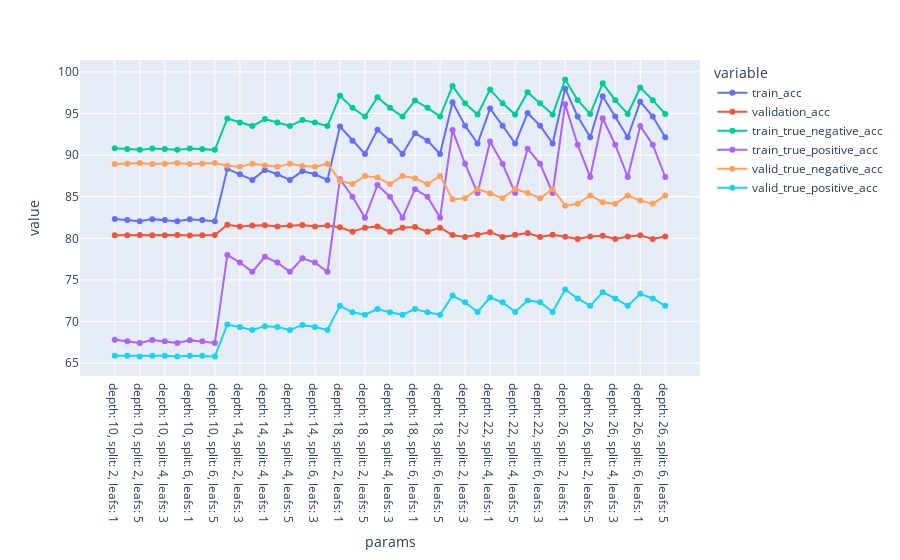

Here is the notebook cell this chart was saved with:
### Code cell
%%time

random_state = 7412395
n_components = 21
prcomp = PCA(n_components=n_components, random_state=random_state).fit(x_train)

pc_train_pre = prcomp.transform(x_train)
pc_validation_pre = prcomp.transform(x_validation)
pc_test_pre  = prcomp.transform(x_test)

n=n_components

columns = ['cp'+str(x+1) for x in list(range(n))]

pc_train = pd.DataFrame(pc_train_pre[:,:n], columns = columns)
pc_validation = pd.DataFrame(pc_validation_pre[:,:n], columns = columns)
pc_test  = pd.DataFrame(pc_test_pre[:,:n], columns = columns)

params = {'max_depth': [10,14,18,22,26],
         'min_samples_split': [2,4,6],
         'min_samples_leaf': [1,3,5]}

calculate_tree_stats_pre_pruning(params, pc_train, y_train, pc_validation, y_validation);

### Figure 1 — Plotly figure (JSON) as saved in the notebook; plotly's stock layout.template omitted (floating-point values rounded to 4 significant figures)
{"data": [{"hovertemplate": "variable=train_acc<br>params=%{x}<br>value=%{y}<extra></extra>", "legendgroup": "train_acc", "line": {"color": "#636efa", "dash": "solid"}, "marker": {"symbol": "circle"}, "mode": "lines+markers", "name": "train_acc", "orientation": "v", "showlegend": true, "type": "scatter", "x": ["depth: 10, split: 2, leafs: 1", "depth: 10, split: 2, leafs: 3", "depth: 10, split: 2, leafs: 5", "depth: 10, split: 4, leafs: 1", "depth: 10, split: 4, leafs: 3", "depth: 10, split: 4, leafs: 5", "depth: 10, split: 6, leafs: 1", "depth: 10, split: 6, leafs: 3", "depth: 10, split: 6, leafs: 5", "depth: 14, split: 2, leafs: 1", "depth: 14, split: 2, leafs: 3", "depth: 14, split: 2, leafs: 5", "depth: 14, split: 4, leafs: 1", "depth: 14, split: 4, leafs: 3", "depth: 14, split: 4, leafs: 5", "depth: 14, split: 6, leafs: 1", "depth: 14, split: 6, leafs: 3", "depth: 14, split: 6, leafs: 5", "depth: 18, split: 2, leafs: 1", "depth: 18, split: 2, leafs: 3", "depth: 18, split: 2, leafs: 5", "depth: 18, split: 4, leafs: 1", "depth: 18, split: 4, leafs: 3", "depth: 18, split: 4, leafs: 5", "depth: 18, split: 6, leafs: 1", "depth: 18, split: 6, leafs: 3", "depth: 18, split: 6, leafs: 5", "depth: 22, split: 2, leafs: 1", "depth: 22, split: 2, leafs: 3", "depth: 22, split: 2, leafs: 5", "depth: 22, split: 4, leafs: 1", "depth: 22, split: 4, leafs: 3", "depth: 22, split: 4, leafs: 5", "depth: 22, split: 6, leafs: 1", "depth: 22, split: 6, leafs: 3", "depth: 22, split: 6, leafs: 5", "depth: 26, split: 2, leafs: 1", "depth: 26, split: 2, leafs: 3", "depth: 26, split: 2, leafs: 5", "depth: 26, split: 4, leafs: 1", "depth: 26, split: 4, leafs: 3", "depth: 26, split: 4, leafs: 5", "depth: 26, split: 6, leafs: 1", "depth: 26, split: 6, leafs: 3", "depth: 26, split: 6, leafs: 5"], "xaxis": "x", "y": [82.33, 82.21, 82.07, 82.31, 82.21, 82.07, 82.29, 82.21, 82.07, 88.35, 87.7, 87.03, 88.23, 87.7, 87.03, 88.09, 87.7, 87.03, 93.44, 91.74, 90.14, 93.05, 91.74, 90.14, 92.64, 91.74, 90.14, 96.35, 93.54, 91.4, 95.59, 93.54, 91.4, 95.06, 93.54, 91.4, 97.98, 94.63, 92.15, 97.08, 94.63, 92.15, 96.42, 94.63, 92.15], "yaxis": "y"}, {"hovertemplate": "variable=validation_acc<br>params=%{x}<br>value=%{y}<extra></extra>", "legendgroup": "validation_acc", "line": {"color": "#EF553B", "dash": "solid"}, "marker": {"symbol": "circle"}, "mode": "lines+markers", "name": "validation_acc", "orientation": "v", "showlegend": true, "type": "scatter", "x": ["depth: 10, split: 2, leafs: 1", "depth: 10, split: 2, leafs: 3", "depth: 10, split: 2, leafs: 5", "depth: 10, split: 4, leafs: 1", "depth: 10, split: 4, leafs: 3", "depth: 10, split: 4, leafs: 5", "depth: 10, split: 6, leafs: 1", "depth: 10, split: 6, leafs: 3", "depth: 10, split: 6, leafs: 5", "depth: 14, split: 2, leafs: 1", "depth: 14, split: 2, leafs: 3", "depth: 14, split: 2, leafs: 5", "depth: 14, split: 4, leafs: 1", "depth: 14, split: 4, leafs: 3", "depth: 14, split: 4, leafs: 5", "depth: 14, split: 6, leafs: 1", "depth: 14, split: 6, leafs: 3", "depth: 14, split: 6, leafs: 5", "depth: 18, split: 2, leafs: 1", "depth: 18, split: 2, leafs: 3", "depth: 18, split: 2, leafs: 5", "depth: 18, split: 4, leafs: 1", "depth: 18, split: 4, leafs: 3", "depth: 18, split: 4, leafs: 5", "depth: 18, split: 6, leafs: 1", "depth: 18, split: 6, leafs: 3", "depth: 18, split: 6, leafs: 5", "depth: 22, split: 2, leafs: 1", "depth: 22, split: 2, leafs: 3", "depth: 22, split: 2, leafs: 5", "depth: 22, split: 4, leafs: 1", "depth: 22, split: 4, leafs: 3", "depth: 22, split: 4, leafs: 5", "depth: 22, split: 6, leafs: 1", "depth: 22, split: 6, leafs: 3", "depth: 22, split: 6, leafs: 5", "depth: 26, split: 2, leafs: 1", "depth: 26, split: 2, leafs: 3", "depth: 26, split: 2, leafs: 5", "depth: 26, split: 4, leafs: 1", "depth: 26, split: 4, leafs: 3", "depth: 26, split: 4, leafs: 5", "depth: 26, split: 6, leafs: 1", "depth: 26, split: 6, leafs: 3", "depth: 26, split: 6, leafs: 5"], "xaxis": "x", "y": [80.36, 80.37, 80.41, 80.36, 80.37, 80.41, 80.35, 80.37, 80.41, 81.63, 81.42, 81.54, 81.57, 81.42, 81.54, 81.59, 81.42, 81.54, 81.33, 80.78, 81.28, 81.44, 80.78, 81.28, 81.36, 80.78, 81.28, 80.39, 80.17, 80.43, 80.74, 80.17, 80.43, 80.64, 80.17, 80.43, 80.18, 79.91, 80.22, 80.31, 79.91, 80.22, 80.37, 79.91, 80.22], "yaxis": "y"}, {"hovertemplate": "variable=train_true_negative_acc<br>params=%{x}<br>value=%{y}<extra></extra>", "legendgroup": "train_true_negative_acc", "line": {"color": "#00cc96", "dash": "solid"}, "marker": {"symbol": "circle"}, "mode": "lines+markers", "name": "train_true_negative_acc", "orientation": "v", "showlegend": true, "type": "scatter", "x": ["depth: 10, split: 2, leafs: 1", "depth: 10, split: 2, leafs: 3", "depth: 10, split: 2, leafs: 5", "depth: 10, split: 4, leafs: 1", "depth: 10, split: 4, leafs: 3", "depth: 10, split: 4, leafs: 5", "depth: 10, split: 6, leafs: 1", "depth: 10, split: 6, leafs: 3", "depth: 10, split: 6, leafs: 5", "depth: 14, split: 2, leafs: 1", "depth: 14, split: 2, leafs: 3", "depth: 14, split: 2, leafs: 5", "depth: 14, split: 4, leafs: 1", "depth: 14, split: 4, leafs: 3", "depth: 14, split: 4, leafs: 5", "depth: 14, split: 6, leafs: 1", "depth: 14, split: 6, leafs: 3", "depth: 14, split: 6, leafs: 5", "depth: 18, split: 2, leafs: 1", "depth: 18, split: 2, leafs: 3", "depth: 18, split: 2, leafs: 5", "depth: 18, split: 4, leafs: 1", "depth: 18, split: 4, leafs: 3", "depth: 18, split: 4, leafs: 5", "depth: 18, split: 6, leafs: 1", "depth: 18, split: 6, leafs: 3", "depth: 18, split: 6, leafs: 5", "depth: 22, split: 2, leafs: 1", "depth: 22, split: 2, leafs: 3", "depth: 22, split: 2, leafs: 5", "depth: 22, split: 4, leafs: 1", "depth: 22, split: 4, leafs: 3", "depth: 22, split: 4, leafs: 5", "depth: 22, split: 6, leafs: 1", "depth: 22, split: 6, leafs: 3", "depth: 22, split: 6, leafs: 5", "depth: 26, split: 2, leafs: 1", "depth: 26, split: 2, leafs: 3", "depth: 26, split: 2, leafs: 5", "depth: 26, split: 4, leafs: 1", "depth: 26, split: 4, leafs: 3", "depth: 26, split: 4, leafs: 5", "depth: 26, split: 6, leafs: 1", "depth: 26, split: 6, leafs: 3", "depth: 26, split: 6, leafs: 5"], "xaxis": "x", "y": [90.82, 90.75, 90.63, 90.81, 90.75, 90.63, 90.8, 90.75, 90.63, 94.41, 93.91, 93.5, 94.34, 93.91, 93.5, 94.22, 93.91, 93.5, 97.14, 95.68, 94.63, 96.95, 95.68, 94.63, 96.57, 95.68, 94.63, 98.31, 96.22, 94.88, 97.9, 96.22, 94.88, 97.56, 96.22, 94.88, 99.08, 96.61, 94.94, 98.63, 96.61, 94.94, 98.12, 96.61, 94.94], "yaxis": "y"}, {"hovertemplate": "variable=train_true_positive_acc<br>params=%{x}<br>value=%{y}<extra></extra>", "legendgroup": "train_true_positive_acc", "line": {"color": "#ab63fa", "dash": "solid"}, "marker": {"symbol": "circle"}, "mode": "lines+markers", "name": "train_true_positive_acc", "orientation": "v", "showlegend": true, "type": "scatter", "x": ["depth: 10, split: 2, leafs: 1", "depth: 10, split: 2, leafs: 3", "depth: 10, split: 2, leafs: 5", "depth: 10, split: 4, leafs: 1", "depth: 10, split: 4, leafs: 3", "depth: 10, split: 4, leafs: 5", "depth: 10, split: 6, leafs: 1", "depth: 10, split: 6, leafs: 3", "depth: 10, split: 6, leafs: 5", "depth: 14, split: 2, leafs: 1", "depth: 14, split: 2, leafs: 3", "depth: 14, split: 2, leafs: 5", "depth: 14, split: 4, leafs: 1", "depth: 14, split: 4, leafs: 3", "depth: 14, split: 4, leafs: 5", "depth: 14, split: 6, leafs: 1", "depth: 14, split: 6, leafs: 3", "depth: 14, split: 6, leafs: 5", "depth: 18, split: 2, leafs: 1", "depth: 18, split: 2, leafs: 3", "depth: 18, split: 2, leafs: 5", "depth: 18, split: 4, leafs: 1", "depth: 18, split: 4, leafs: 3", "depth: 18, split: 4, leafs: 5", "depth: 18, split: 6, leafs: 1", "depth: 18, split: 6, leafs: 3", "depth: 18, split: 6, leafs: 5", "depth: 22, split: 2, leafs: 1", "depth: 22, split: 2, leafs: 3", "depth: 22, split: 2, leafs: 5", "depth: 22, split: 4, leafs: 1", "depth: 22, split: 4, leafs: 3", "depth: 22, split: 4, leafs: 5", "depth: 22, split: 6, leafs: 1", "depth: 22, split: 6, leafs: 3", "depth: 22, split: 6, leafs: 5", "depth: 26, split: 2, leafs: 1", "depth: 26, split: 2, leafs: 3", "depth: 26, split: 2, leafs: 5", "depth: 26, split: 4, leafs: 1", "depth: 26, split: 4, leafs: 3", "depth: 26, split: 4, leafs: 5", "depth: 26, split: 6, leafs: 1", "depth: 26, split: 6, leafs: 3", "depth: 26, split: 6, leafs: 5"], "xaxis": "x", "y": [67.82, 67.62, 67.43, 67.78, 67.62, 67.43, 67.74, 67.62, 67.43, 78.01, 77.09, 75.97, 77.78, 77.09, 75.97, 77.6, 77.09, 75.97, 87.1, 85.01, 82.46, 86.4, 85.01, 82.46, 85.91, 85.01, 82.46, 93.01, 88.95, 85.45, 91.65, 88.95, 85.45, 90.77, 88.95, 85.45, 96.11, 91.25, 87.37, 94.44, 91.25, 87.37, 93.51, 91.25, 87.37], "yaxis": "y"}, {"hovertemplate": "variable=valid_true_negative_acc<br>params=%{x}<br>value=%{y}<extra></extra>", "legendgroup": "valid_true_negative_acc", "line": {"color": "#FFA15A", "dash": "solid"}, "marker": {"symbol": "circle"}, "mode": "lines+markers", "name": "valid_true_negative_acc", "orientation": "v", "showlegend": true, "type": "scatter", "x": ["depth: 10, split: 2, leafs: 1", "depth: 10, split: 2, leafs: 3", "depth: 10, split: 2, leafs: 5", "depth: 10, split: 4, leafs: 1", "depth: 10, split: 4, leafs: 3", "depth: 10, split: 4, leafs: 5", "depth: 10, split: 6, leafs: 1", "depth: 10, split: 6, leafs: 3", "depth: 10, split: 6, leafs: 5", "depth: 14, split: 2, leafs: 1", "depth: 14, split: 2, leafs: 3", "depth: 14, split: 2, leafs: 5", "depth: 14, split: 4, leafs: 1", "depth: 14, split: 4, leafs: 3", "depth: 14, split: 4, leafs: 5", "depth: 14, split: 6, leafs: 1", "depth: 14, split: 6, leafs: 3", "depth: 14, split: 6, leafs: 5", "depth: 18, split: 2, leafs: 1", "depth: 18, split: 2, leafs: 3", "depth: 18, split: 2, leafs: 5", "depth: 18, split: 4, leafs: 1", "depth: 18, split: 4, leafs: 3", "depth: 18, split: 4, leafs: 5", "depth: 18, split: 6, leafs: 1", "depth: 18, split: 6, leafs: 3", "depth: 18, split: 6, leafs: 5", "depth: 22, split: 2, leafs: 1", "depth: 22, split: 2, leafs: 3", "depth: 22, split: 2, leafs: 5", "depth: 22, split: 4, leafs: 1", "depth: 22, split: 4, leafs: 3", "depth: 22, split: 4, leafs: 5", "depth: 22, split: 6, leafs: 1", "depth: 22, split: 6, leafs: 3", "depth: 22, split: 6, leafs: 5", "depth: 26, split: 2, leafs: 1", "depth: 26, split: 2, leafs: 3", "depth: 26, split: 2, leafs: 5", "depth: 26, split: 4, leafs: 1", "depth: 26, split: 4, leafs: 3", "depth: 26, split: 4, leafs: 5", "depth: 26, split: 6, leafs: 1", "depth: 26, split: 6, leafs: 3", "depth: 26, split: 6, leafs: 5"], "xaxis": "x", "y": [88.94, 88.97, 89.07, 88.94, 88.97, 89.07, 88.93, 88.97, 89.07, 88.73, 88.59, 88.97, 88.76, 88.59, 88.97, 88.7, 88.59, 88.97, 86.93, 86.52, 87.49, 87.32, 86.52, 87.49, 87.22, 86.52, 87.49, 84.7, 84.83, 85.94, 85.4, 84.83, 85.94, 85.45, 84.83, 85.94, 83.93, 84.14, 85.16, 84.34, 84.14, 85.16, 84.54, 84.14, 85.16], "yaxis": "y"}, {"hovertemplate": "variable=valid_true_positive_acc<br>params=%{x}<br>value=%{y}<extra></extra>", "legendgroup": "valid_true_positive_acc", "line": {"color": "#19d3f3", "dash": "solid"}, "marker": {"symbol": "circle"}, "mode": "lines+markers", "name": "valid_true_positive_acc", "orientation": "v", "showlegend": true, "type": "scatter", "x": ["depth: 10, split: 2, leafs: 1", "depth: 10, split: 2, leafs: 3", "depth: 10, split: 2, leafs: 5", "depth: 10, split: 4, leafs: 1", "depth: 10, split: 4, leafs: 3", "depth: 10, split: 4, leafs: 5", "depth: 10, split: 6, leafs: 1", "depth: 10, split: 6, leafs: 3", "depth: 10, split: 6, leafs: 5", "depth: 14, split: 2, leafs: 1", "depth: 14, split: 2, leafs: 3", "depth: 14, split: 2, leafs: 5", "depth: 14, split: 4, leafs: 1", "depth: 14, split: 4, leafs: 3", "depth: 14, split: 4, leafs: 5", "depth: 14, split: 6, leafs: 1", "depth: 14, split: 6, leafs: 3", "depth: 14, split: 6, leafs: 5", "depth: 18, split: 2, leafs: 1", "depth: 18, split: 2, leafs: 3", "depth: 18, split: 2, leafs: 5", "depth: 18, split: 4, leafs: 1", "depth: 18, split: 4, leafs: 3", "depth: 18, split: 4, leafs: 5", "depth: 18, split: 6, leafs: 1", "depth: 18, split: 6, leafs: 3", "depth: 18, split: 6, leafs: 5", "depth: 22, split: 2, leafs: 1", "depth: 22, split: 2, leafs: 3", "depth: 22, split: 2, leafs: 5", "depth: 22, split: 4, leafs: 1", "depth: 22, split: 4, leafs: 3", "depth: 22, split: 4, leafs: 5", "depth: 22, split: 6, leafs: 1", "depth: 22, split: 6, leafs: 3", "depth: 22, split: 6, leafs: 5", "depth: 26, split: 2, leafs: 1", "depth: 26, split: 2, leafs: 3", "depth: 26, split: 2, leafs: 5", "depth: 26, split: 4, leafs: 1", "depth: 26, split: 4, leafs: 3", "depth: 26, split: 4, leafs: 5", "depth: 26, split: 6, leafs: 1", "depth: 26, split: 6, leafs: 3", "depth: 26, split: 6, leafs: 5"], "xaxis": "x", "y": [65.89, 65.87, 65.8, 65.87, 65.87, 65.8, 65.88, 65.87, 65.8, 69.65, 69.33, 68.99, 69.44, 69.33, 68.99, 69.59, 69.33, 68.99, 71.89, 71.1, 70.81, 71.5, 71.1, 70.81, 71.49, 71.1, 70.81, 73.11, 72.31, 71.15, 72.88, 72.31, 71.15, 72.53, 72.31, 71.15, 73.86, 72.77, 71.88, 73.51, 72.77, 71.88, 73.32, 72.77, 71.88], "yaxis": "y"}], "layout": {"autosize": true, "legend": {"title": {"text": "variable"}, "tracegroupgap": 0}, "margin": {"t": 60}, "xaxis": {"anchor": "y", "autorange": true, "domain": [0, 1], "range": [-2.696, 46.7], "title": {"text": "params"}, "type": "category"}, "yaxis": {"anchor": "x", "autorange": true, "domain": [0, 1], "range": [62.51, 102.4], "title": {"text": "value"}, "type": "linear"}}}
